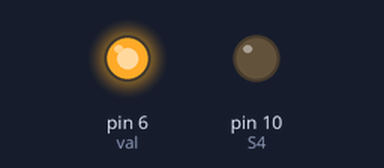
This sketch was run on a simulated Arduino Uno, built with avr-gcc and run on an emulated ATmega328P. Parts: output pins drawn as LEDs (lit = HIGH). Pins used as bus, display or sensor lines are not drawn.

Above: at 0.1 s.
Timing chart, 0 to 1.6 s (numbered marks = the images above):
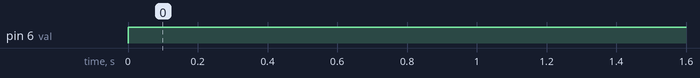

The sketch:

MultiplexerBasic.ino
```cpp
#define val 6

#define S1 7  //S0 MultiPlexer
#define S2 8  //S1 MultiPlexer
#define S3 9  //S2 MultiPlexer
#define S4 10  //S3 MultiPlexer

#define jumlah 4   //Jumlah komponen yang dipakai

void setup() {
  // put your setup code here, to run once:
  Serial.begin(9600);

  pinMode(val, OUTPUT);

  pinMode(S1, OUTPUT);
  pinMode(S2, OUTPUT);
  pinMode(S3, OUTPUT);
  pinMode(S4, OUTPUT);
}

void loop() {
  // put your main code here, to run repeatedly:

  for (int i = 0; i < jumlah; i++) {
    bcd(i);

    digitalWrite(val, HIGH);
    delay(1);
  }
}

void bcd(int pin) {
  if (bitRead(pin, 0)) {
    digitalWrite(S1, HIGH);
  } else {
    digitalWrite(S1, LOW);
  }

  if (bitRead(pin, 1)) {
    digitalWrite(S2, HIGH);
  } else {
    digitalWrite(S2, LOW);
  }

  if (bitRead(pin, 2)) {
    digitalWrite(S3, HIGH);
  } else {
    digitalWrite(S3, LOW);
  }

  if (bitRead(pin, 3)) {
    digitalWrite(S4, HIGH);
  } else {
    digitalWrite(S4, LOW);
  }
}
```

Measured:
- by itself, pin 6 (val): LOW → HIGH at 0.00 s
